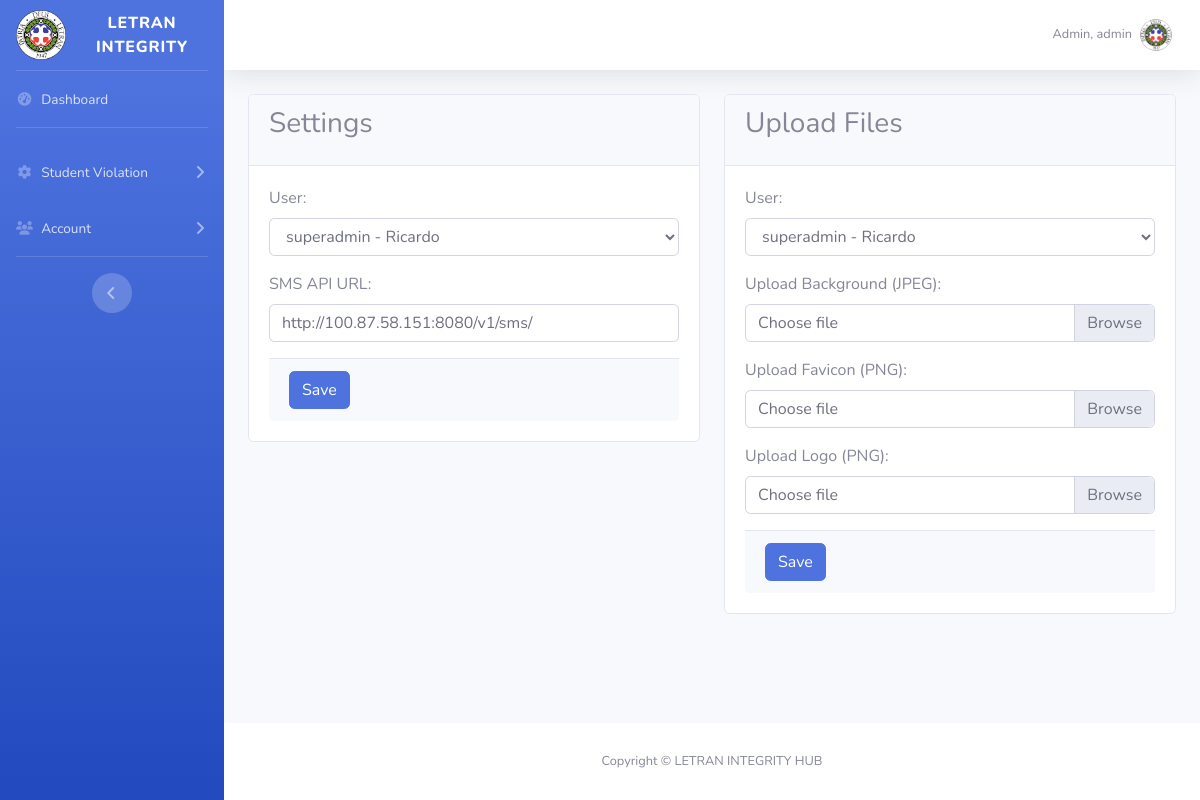
/settings/index.php (signed in), run on the app's committed database.
### tables this page shows
CREATE TABLE `settings` (
  `id` int(11) NOT NULL,
  `user_id` int(11) NOT NULL,
  `background_image` varchar(255) NOT NULL,
  `favicon` varchar(255) NOT NULL,
  `created_at` timestamp NOT NULL DEFAULT current_timestamp(),
  `updated_at` timestamp NOT NULL DEFAULT current_timestamp() ON UPDATE current_timestamp(),
  `capture_image` varchar(255) DEFAULT NULL,
  `logo` varchar(255) DEFAULT NULL,
  `security_settings` varchar(5) DEFAULT NULL,
  `demo` int(1) NOT NULL,
  `passcode` varchar(255) NOT NULL,
  `auth_code` tinyint(1) DEFAULT 0,
  `sms_url` varchar(255) DEFAULT NULL
);

CREATE TABLE `users` (
  `id` int(11) NOT NULL,
  `school_id` varchar(50) NOT NULL,
  `email` varchar(100) NOT NULL,
  `level` varchar(255) NOT NULL,
  `contact` varchar(50) NOT NULL,
  `visitor` varchar(10) NOT NULL,
  `name` varchar(255) NOT NULL,
  `password` varchar(255) NOT NULL,
  `role` enum('superadmin','admin','staff','student') DEFAULT NULL,
  `middlename` varchar(255) DEFAULT NULL,
  `lastname` varchar(255) DEFAULT NULL,
  `suffix` varchar(50) DEFAULT NULL,
  `age` int(11) DEFAULT NULL,
  `birthdate` date DEFAULT NULL,
  `barangay` varchar(255) DEFAULT '',
  `profile` varchar(255) DEFAULT NULL,
  `authenticator_secret` varchar(255) DEFAULT NULL,
  `capture_image_path` varchar(255) DEFAULT NULL,
  `student_id` int(11) DEFAULT NULL,
  `is_deleted` tinyint(1) DEFAULT 0
);

### settings/index.php (the view, shortened to what this page needs)
<?php
include "../includes/connect.php";
$user_id = $_SESSION['user_id'];
$random_prefix = bin2hex(random_bytes(4));
$random_suffix = bin2hex(random_bytes(4));
$custom_suffix = "LETRAN";
$obfuscated_id = "ID" . $random_prefix . $user_id . $random_suffix . $custom_suffix;
$role = $_SESSION["role"];
$result = $conn->query(
    "SELECT capture_image, background_image, favicon, logo, security_settings, sms_url FROM settings WHERE user_id=$user_id"
);
$settings = $result->fetch_assoc();
$logo = $settings ? $settings["logo"] : "";
$sms_url = $settings ? $settings["sms_url"] : "";
$stmt = $conn->prepare("SELECT name, profile FROM users WHERE id = ?");
$stmt->bind_param("i", $user_id);
$stmt->execute();
$result = $stmt->get_result();
$user_data = $result->fetch_assoc();
$name = $user_data ? $user_data["name"] : "";
$profile = $user_data ? $user_data["profile"] : "";
?>
<!DOCTYPE html>
<html lang="en">
<head>
    <link href="../vendor/fontawesome-free/css/all.min.css" rel="stylesheet" type="text/css">
    <link href="../css/sb-admin-2.min.css" rel="stylesheet">
</head>
<body id="page-top">
    <div id="wrapper">
        <ul class="navbar-nav bg-gradient-primary sidebar sidebar-dark accordion" id="accordionSidebar">
            <a class="sidebar-brand d-flex align-items-center justify-content-center" href="../admin/?id=<?= htmlspecialchars($obfuscated_id) ?>">
                <?php if ($logo): ?><img src="../assets/<?= htmlspecialchars($logo) ?>" alt="Logo" style="height: 50px; width: auto; margin-right: 10px;"><?php endif; ?>
                <div class="sidebar-brand-text mx-3">LETRAN INTEGRITY</div>
            </a>
            <hr class="sidebar-divider my-0">
            <li class="nav-item">
                <a class="nav-link" href="../admin/?id=<?= htmlspecialchars($obfuscated_id) ?>">
                    <i class="fas fa-fw fa-tachometer-alt"></i>
                    <span>Dashboard</span></a>
            </li>
            <hr class="sidebar-divider">
            <?php if ($role === 'superadmin' || $role === 'admin'): ?>
            <li class="nav-item">
                <a class="nav-link collapsed" href="#" data-toggle="collapse" data-target="#collapseStudent" aria-expanded="true"
                aria-controls="collapseStudent">
                    <i class="fas fa-fw fa-cog"></i>
                    <span>Student Violation</span>
                </a>
            </li>
            <?php endif; ?>
<li class="nav-item">
            <a class="nav-link collapsed" href="#" data-toggle="collapse" data-target="#collapseUtilities"
               aria-expanded="true" aria-controls="collapseUtilities">
            <i class="fas fa-fw fa-users"></i>
            <span>Account</span>
            </a>
         </li>
            <hr class="sidebar-divider d-none d-md-block">
            <div class="text-center d-none d-md-inline">
                <button class="rounded-circle border-0" id="sidebarToggle"></button>
            </div>
        </ul>
        <div id="content-wrapper" class="d-flex flex-column">
            <div id="content">
                <nav class="navbar navbar-expand navbar-light bg-white topbar mb-4 static-top shadow">
                    <ul class="navbar-nav ml-auto">
                        <li class="nav-item dropdown no-arrow">
                            <a class="nav-link dropdown-toggle" href="#" id="userDropdown" role="button"
                                data-toggle="dropdown" aria-haspopup="true" aria-expanded="false">
                                <span class="mr-2 d-none d-lg-inline text-gray-600 small"><?= htmlspecialchars($name) ?>, <?= htmlspecialchars($role) ?></span>
                                <img class="img-profile rounded-circle"
                                src="<?= $profile ? '../Profile/' . htmlspecialchars($profile) : 'img/undraw_profile.svg'; ?>" alt="User Image">
                            </a>
                        </li>
                    </ul>
                </nav>
<div class="container-fluid">
    <div class="row">
        <div class="col-md-6">
            <div class="card card-primary">
                <div class="card-header">
                    <h3 class="card-title">Settings</h3>
                </div>
                <div class="card-body">
                <form action="update_settings.php?id=<?= htmlspecialchars($obfuscated_id) ?>" method="post" enctype="multipart/form-data">
    <div class="form-group">
        <label for="user_id">User:</label>
        <select name="user_id" id="user_id" class="form-control">
            <?php
            include '../includes/connect.php';
            $result = $conn->query("SELECT id, role, name FROM users WHERE role IN ('superadmin', 'admin')");
            while ($row = $result->fetch_assoc()) {
                echo "<option value='{$row['id']}'>{$row['role']} - {$row['name']}</option>";
            }
            ?>
        </select>
    </div>
    <div class="form-group">
        <label for="sms_url">SMS API URL:</label>
        <input type="text" class="form-control" id="sms_url" name="sms_url" value="<?php echo isset($sms_url) ? $sms_url : ''; ?>" placeholder="Enter SMS API URL">
    </div>
    <div class="card-footer">
        <button type="submit" class="btn btn-primary">Save</button>
    </div>
</form>
                </div>
            </div>
        </div>
        <div class="col-md-6">
            <div class="card card-primary">
                <div class="card-header">
                    <h3 class="card-title">Upload Files</h3>
                </div>
                <div class="card-body">
                    <form action="update_image.php?id=249375180920" method="post" enctype="multipart/form-data">
                    <div class="form-group">
                            <label for="user_id_file">User:</label>
                            <select name="user_id" id="user_id_file" class="form-control">
                                <?php
                                include '../includes/connect.php';
                                $result = $conn->query("SELECT id, role, name FROM users");
                                while ($row = $result->fetch_assoc()) {
                                    echo "<option value='{$row['id']}'>{$row['role']} - {$row['name']}</option>";
                                }
                                ?>
                            </select>
                        </div>
                        <div class="form-group">
                            <label for="background_image">Upload Background (JPEG):</label>
                            <div class="input-group">
                                <div class="custom-file">
                                    <label class="custom-file-label" for="background_image">Choose file</label>
                                </div>
                            </div>
                        </div>
                        <div class="form-group">
                            <label for="favicon">Upload Favicon (PNG):</label>
                            <div class="input-group">
                                <div class="custom-file">
                                    <label class="custom-file-label" for="favicon">Choose file</label>
                                </div>
                            </div>
                        </div>
                        <div class="form-group">
                            <label for="logo">Upload Logo (PNG):</label>
                            <div class="input-group">
                                <div class="custom-file">
                                    <label class="custom-file-label" for="logo">Choose file</label>
                                </div>
                            </div>
                        </div>
                        <div class="card-footer">
                            <button type="submit" class="btn btn-primary">Save</button>
                        </div>
                    </form>
                </div>
            </div>
        </div>
    </div>
        </div>
    </div>
    <footer class="sticky-footer bg-white">
        <div class="container my-auto">
            <div class="copyright text-center my-auto">
                <span>Copyright &copy; LETRAN INTEGRITY HUB</span>
            </div>
        </div>
    </footer>
</body>
</html>

### data on the page
settings: logo (picture), sms_url "http://100.87.58.151:8080/v1/sms/"
users: name "Admin", profile (picture)

### other printed values
$role "admin"
form field user_id "superadmin - Ricardo"
